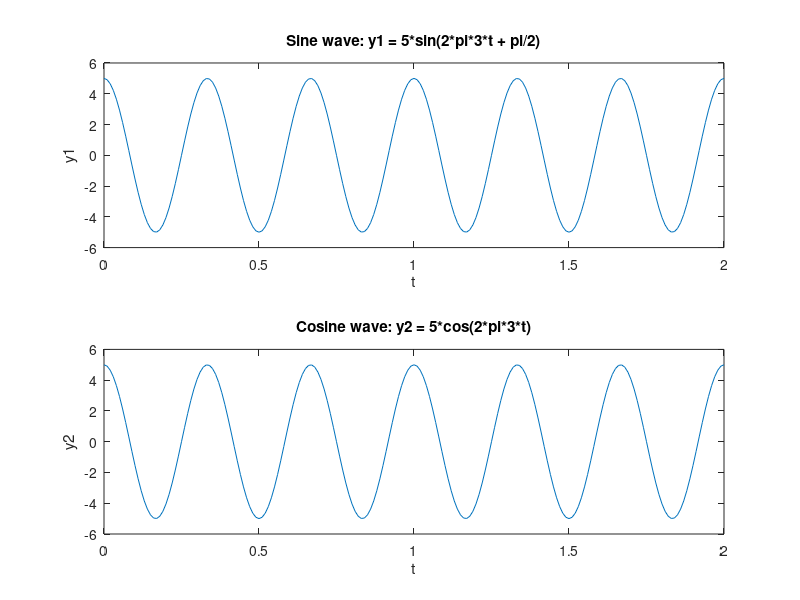

The MATLAB source for this figure:
t = 0:0.01:2; % define the time domain
f = 3; % define the frequency
A = 5; % define the amplitude
phi = pi/2; % define the phase shift of sine wave
y1 = A*sin(2*pi*f*t + phi); % calculate the sine wave
y2 = A*cos(2*pi*f*t); % calculate the cosine wave
figure; % create a figure window
subplot(2,1,1); % create a subplot for the sine wave
plot(t,y1); % plot the sine wave
xlabel('t'); % label x axis
ylabel('y1'); % label y axis
title('Sine wave: y1 = 5*sin(2*pi*3*t + pi/2)'); % add a title

subplot(2,1,2); % create a subplot for the cosine wave
plot(t,y2); % plot the cosine wave
xlabel('t'); % label x axis
ylabel('y2'); % label y axis
title('Cosine wave: y2 = 5*cos(2*pi*3*t)'); % add a title